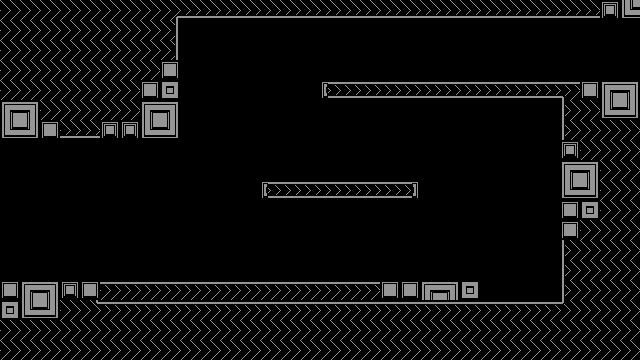

A 2D game scene composited from a Tiled map and its tileset images. What follows is a short description and the map's XML, with each tile layer's data collapsed to a summary:
An orthogonal 32x18 tile map with 20x20 px tiles, 2 tile layers (Tile Layer 2, Tile Layer 1), 2 tilesets and 2 objects (2x spikes).

<map version="1.0" orientation="orthogonal" width="32" height="18" tilewidth="20" tileheight="20">
 <properties>
  <property name="east" value="doubleJumps" />
  <property name="north" value="" />
  <property name="south" value="" />
  <property name="west" value="howtojump" />
 </properties>
 <tileset firstgid="1" name="1" tilewidth="20" tileheight="20">
  <image source="../images/tiles/1.png" width="120" height="320" />
 </tileset>
 <tileset firstgid="97" name="2" tilewidth="20" tileheight="20">
  <image source="../images/tiles/2.png" width="120" height="320" />
 </tileset>
 <layer name="Tile Layer 2" width="32" height="18">
  <properties>
   <property name="tilesheet" value="1" />
  </properties>
  <data>[576 cells, 270 non-empty, 20 distinct tile ids]</data>
 </layer>
 <layer name="Tile Layer 1" width="32" height="18">
  <data>[576 cells, 251 non-empty, 21 distinct tile ids]</data>
 </layer>
 <objectgroup color="#25c5c0" name="Object Layer 1" width="32" height="18">
  <object type="spikes" x="100" y="280" width="460" height="20">
   <properties>
    <property name="orientation" value="up" />
   </properties>
  </object>
 </objectgroup>
 <objectgroup color="#ff00ff" name="Object Layer 2" width="32" height="18">
  <object type="spikes" x="480" y="280" width="80" height="20">
   <properties>
    <property name="orientation" value="up" />
   </properties>
  </object>
 </objectgroup>
</map>
